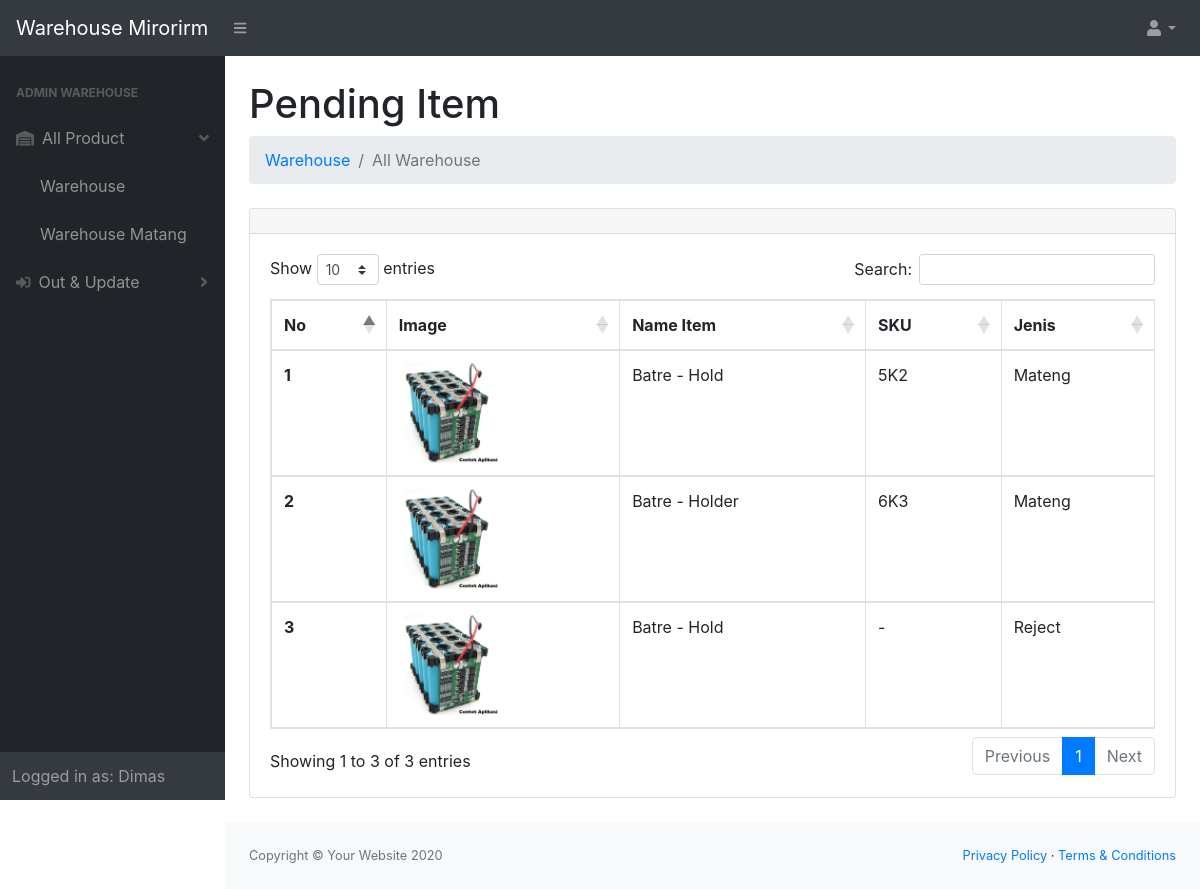
The app's page /gudang/index.php?url=pending (signed in) with its own data.
### tables this page shows
CREATE TABLE `toko_id` (
  `id_toko` int(11) NOT NULL,
  `sku_toko` varchar(200) NOT NULL DEFAULT '-',
  `id_product` int(11) NOT NULL,
  `quantity_toko` int(11) NOT NULL
);

CREATE TABLE `product_id` (
  `id_product` int(11) NOT NULL,
  `image` mediumtext NOT NULL,
  `nama` varchar(200) NOT NULL,
  `jenis` varchar(200) NOT NULL
);

### gudang/pending.php (the view, shortened to what this page needs)
<div class="container-fluid">
                        <h1 class="mt-4">Pending Item</h1>
                        <ol class="breadcrumb mb-4">
                            <li class="breadcrumb-item"><a href="index.php?url=gudang">Warehouse</a></li>
                            <li class="breadcrumb-item active">All Warehouse</li>
                        </ol>
                        <div class="card mb-4">
                            <div class="card-header">
                            </div>
                            <div class="card-body">
                                <div class="table-responsive">
                                    <table class="table table-hover table-bordered" id="dataTable" width="100%" cellspacing="0">
                                    <thead>
                                            <tr>
                                                <th>No</th>
                                                <th>Image</th>
                                                <th>Name Item</th>
                                                <th>SKU</th>
                                                <th>Jenis</th>
                                            </tr>
                                        </thead>
                                        <tbody>
                                        <?php
                                           $select = mysqli_query($conn, "SELECT * FROM product_id, toko_id WHERE toko_id.id_product = product_id.id_product AND jenis<>'Mentah'");
                                           $i = 1;
                                           while($data=mysqli_fetch_array($select)){
                                                $idp = $data['id_product'];
                                            $gambar = $data['image'];
                                            if($gambar==null){
                                                $img = '<img src="../assets/img/noimageavailable.png" class="zoomable">';
                                            } else {
                                                $img ='<img src="../assets/img/'.$gambar.'" class="zoomable">';
                                            }
                                        ?>
                                            <tr data-bs-toggle="modal" data-bs-target="#largeModal<?=$idp;?>">
                                                <th><?=$i++;?></th>
                                                <td><?=$img;?></td>
                                                <td><?=$data['nama'];?></td>
                                                <td><?=$data['sku_toko'];?></td>
                                                <td><?=$data['jenis'];?></td>
                                            </tr>
                                            <div class="modal fade" id="largeModal<?=$idp;?>" tabindex="-1">
                                            <div class="modal-dialog modal-lg">
                                            <div class="modal-content">
                                            <?php
                                           }
                                        ?>
                                        </tbody>
                                    </table>
                                </div>
                            </div>
                        </div>
                    </div>

### gudang/index.php (style rules this page uses)
.zoomable { width: 100px; }

### records on screen
toko_id: id_product.image (picture), id_product.nama "Batre - Hold", sku_toko "5K2", id_product.jenis "Mateng"
toko_id: id_product.image (picture), id_product.nama "Batre - Holder", sku_toko "6K3", id_product.jenis "Mateng"
toko_id: id_product.image (picture), id_product.nama "Batre - Hold", sku_toko "-", id_product.jenis "Reject"

### other values on screen
$_SESSION['nama_user'] "Dimas"
